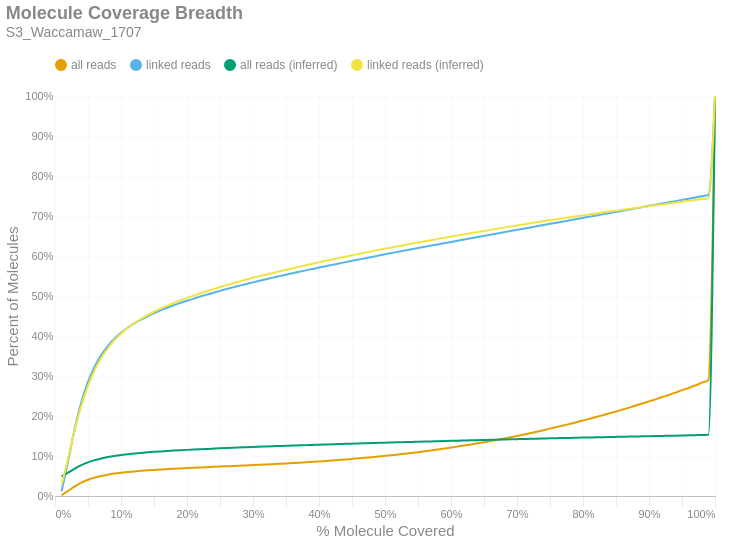

The code cell stored with this chart in its notebook:
### Markdown cell above
### Molecule Read Coverage
This chart shows molecule coverage breadth as computed by the number of bases aligned to that molecule. In other words, "*how much of each unique long molecule is actually sequenced/aligned?*" Keep in mind there is a distinction between sequences and alignments, since some sequences belonging to a particular molecule may not align well and wouldn't appear in the alignment data. This chart also shows molecule coverage breadth as computed by the *inferred fragment* from which the aligned sequences originate. Unlike read coverage, this calculation takes into account the total insert size, including unsequenced gaps between the forward and reverse reads. Like the previous figures, these are cumulative percents.

### Code cell
if SKIPLR:
    print_html(f"Skipped")
else:
    binned_df = consolidated_hist(valids['coverage_bp'], mask, 0.01, True)
    binned_df_inf = consolidated_hist(valids['coverage_inserts'], mask, 0.01, True)
    binned_df = binned_df.with_columns(pl.lit(binned_df_inf['all reads (cumsum)']).alias('all reads (inferred)'))
    binned_df = binned_df.with_columns(pl.lit(binned_df_inf['linked reads (cumsum)']).alias('linked reads (inferred)'))
    binned_df = binned_df.with_columns(
        (pl.col('bin').cast(pl.Float64) + 0.01).alias('right_edge')
    )

    with SafeRender(binned_df):
        (
            density_plot(binned_df, 'Molecule Coverage Breadth', samplename, 'molcov', ['all reads (inferred)','linked reads (inferred)'])
            .encode(
                #x=alt.X('bin:Q', title="% Molecule Covered").axis(format = '%').scale(padding=0),
                x=alt.X('right_edge:Q', title="% Molecule Covered").axis(format='%').scale(padding=0),
                y=alt.Y('value:Q', title='Percent of Molecules')
                    .axis(format='%')
                    .stack(False)
                    .scale(domainMin=0, padding=0),
                color=alt.Color("key:N").scale(domain = ["all reads", "linked reads", "all reads (inferred)", "linked reads (inferred)"]),
                tooltip = [
                    alt.Tooltip("key:N", title = "Data Type"),
                    alt.Tooltip("range_label:N", title="% Molecule Covered"),
                    alt.Tooltip("value:Q", format = ".2%", title="% Molecules")
                ]
            )
        ).display()

### Figure 1 — Vega-Lite specification as saved in the notebook (floating-point values rounded to 4 significant figures)
{"width": "container", "height": 400, "config": {"title": {"anchor": "start", "dy": -15, "fontSize": 18, "color": "#888888", "subtitleColor": "#888888", "subtitleFontSize": 14}, "arc": {"fill": "#0072B2"}, "axis": {"domainColor": "#888888", "domainWidth": 0.5, "gridWidth": 0.2, "grid": false, "titleFontWeight": 400, "titleFontSize": 15, "labelFontSize": 11, "labelColor": "#888888", "tickColor": "#888888", "tickWidth": 0.2, "titleColor": "#888888"}, "axisBand": {"grid": false}, "axisX": {"grid": true, "tickSize": 10, "domainCap": "round"}, "axisY": {"domain": false, "grid": true, "tickSize": 0, "domainCap": "round"}, "background": "transparent", "header": {"labelFontSize": 15, "labelColor": "#888888", "titleFontSize": 15, "titleFontWeight": 600, "titleColor": "#888888"}, "legend": {"labelFont": "sans-serif", "labelFontSize": 12, "labelColor": "#888888", "symbolSize": 100, "symbolType": "circle", "titleFontSize": 12, "titlePadding": 10, "titleColor": "#888888", "title": null, "orient": "top"}, "range": {"category": ["#E69F00", "#56B4E9", "#009E73", "#F0E442", "#0072B2", "#D55E00", "#CC79A7", "#000000"], "diverging": ["#cfe8f3", "#a2d4ec", "#73bfe2", "#46abdb", "#1696d2", "#12719e"]}, "area": {"fill": "#0072B2", "fillOpacity": 0.7, "line": true, "strokeOpacity": 0.7}, "line": {"color": "#0072B2", "stroke": "#0072B2", "strokeWidth": 2}, "trail": {"color": "#0072B2", "stroke": "#0072B2", "strokeWidth": 0, "size": 1}, "point": {"filled": true, "fillOpacity": 1.0, "size": 95}, "text": {"color": "#888888", "fontSize": 11, "align": "right", "fontWeight": 400, "size": 11}, "bar": {"fill": "#0072B2", "stroke": null}, "view": {"stroke": null, "continuousWidth": 660, "continuousHeight": 400}}, "data": {"name": "data-65de6c630e8d6c97abe95ca2acec1628"}, "mark": {"type": "line", "interpolate": "monotone", "point": {"opacity": 0, "size": 275}}, "encoding": {"color": {"field": "key", "scale": {"domain": ["all reads", "linked reads", "all reads (inferred)", "linked reads (inferred)"]}, "type": "nominal"}, "tooltip": [{"field": "key", "title": "Data Type", "type": "nominal"}, {"field": "range_label", "title": "% Molecule Covered", "type": "nominal"}, {"field": "value", "format": ".2%", "title": "% Molecules", "type": "quantitative"}], "x": {"axis": {"format": "%"}, "field": "right_edge", "scale": {"padding": 0}, "title": "% Molecule Covered", "type": "quantitative"}, "y": {"axis": {"format": "%"}, "field": "value", "scale": {"domainMin": 0, "padding": 0}, "stack": false, "title": "Percent of Molecules", "type": "quantitative"}}, "params": [{"name": "param_c36ac31b6afebe62", "select": {"type": "point", "fields": ["key"]}, "bind": "legend"}], "title": {"text": "Molecule Coverage Breadth", "subtitle": "S3_Waccamaw_1707"}, "transform": [{"fold": ["all reads (cumsum)", "linked reads (cumsum)", "all reads (inferred)", "linked reads (inferred)"]}, {"calculate": "replace(datum.key, ' (cumsum)', '')", "as": "key"}, {"filter": {"param": "param_c36ac31b6afebe62"}}], "usermeta": {"embedOptions": {"downloadFileName": "S3_Waccamaw_1707.molcov"}}, "$schema": "https://vega.github.io/schema/vega-lite/v6.1.0.json", "datasets": {"data-65de6c630e8d6c97abe95ca2acec1628": [{"bin": "0.0", "interval": "0.0-0.01", "all reads": 0.001807, "linked reads": 0.0117, "all reads (cumsum)": 0.001807, "linked reads (cumsum)": 0.0117, "range_label": "0.0-0.01", "all reads (inferred)": 0.04909, "linked reads (inferred)": 0.02791, "right_edge": 0.01}, {"bin": "0.01", "interval": "0.01-0.02", "all reads": 0.01093, "linked reads": 0.07644, "all reads (cumsum)": 0.01273, "linked reads (cumsum)": 0.08814, "range_label": "0.01-0.02", "all reads (inferred)": 0.05851, "linked reads (inferred)": 0.09416, "right_edge": 0.02}, {"bin": "0.02", "interval": "0.02-0.03", "all reads": 0.01149, "linked reads": 0.08116, "all reads (cumsum)": 0.02422, "linked reads (cumsum)": 0.1693, "range_label": "0.02-0.03", "all reads (inferred)": 0.06865, "linked reads (inferred)": 0.166, "right_edge": 0.03}, {"bin": "0.03", "interval": "0.03-0.04", "all reads": 0.009337, "linked reads": 0.06595, "all reads (cumsum)": 0.03356, "linked reads (cumsum)": 0.2352, "range_label": "0.03-0.04", "all reads (inferred)": 0.07723, "linked reads (inferred)": 0.2269, "right_edge": 0.04}, {"bin": "0.04", "interval": "0.04-0.05", "all reads": 0.007075, "linked reads": 0.04992, "all reads (cumsum)": 0.04064, "linked reads (cumsum)": 0.2852, "range_label": "0.04-0.05", "all reads (inferred)": 0.08413, "linked reads (inferred)": 0.2757, "right_edge": 0.05}, {"bin": "0.05", "interval": "0.05-0.06", "all reads": 0.005392, "linked reads": 0.03802, "all reads (cumsum)": 0.04603, "linked reads (cumsum)": 0.3232, "range_label": "0.05-0.06", "all reads (inferred)": 0.08959, "linked reads (inferred)": 0.3142, "right_edge": 0.06}, {"bin": "0.06", "interval": "0.06-0.07", "all reads": 0.004128, "linked reads": 0.02904, "all reads (cumsum)": 0.05016, "linked reads (cumsum)": 0.3522, "range_label": "0.06-0.07", "all reads (inferred)": 0.0939, "linked reads (inferred)": 0.3448, "right_edge": 0.07}, {"bin": "0.07", "interval": "0.07-0.08", "all reads": 0.00324, "linked reads": 0.02275, "all reads (cumsum)": 0.0534, "linked reads (cumsum)": 0.375, "range_label": "0.07-0.08", "all reads (inferred)": 0.09739, "linked reads (inferred)": 0.3694, "right_edge": 0.08}, {"bin": "0.08", "interval": "0.08-0.09", "all reads": 0.002569, "linked reads": 0.01798, "all reads (cumsum)": 0.05596, "linked reads (cumsum)": 0.393, "range_label": "0.08-0.09", "all reads (inferred)": 0.1002, "linked reads (inferred)": 0.3895, "right_edge": 0.09}, {"bin": "0.09", "interval": "0.09-0.1", "all reads": 0.002158, "linked reads": 0.01505, "all reads (cumsum)": 0.05812, "linked reads (cumsum)": 0.408, "range_label": "0.09-0.1", "all reads (inferred)": 0.1025, "linked reads (inferred)": 0.4057, "right_edge": 0.1}, {"bin": "0.1", "interval": "0.1-0.11", "all reads": 0.001816, "linked reads": 0.01265, "all reads (cumsum)": 0.05994, "linked reads (cumsum)": 0.4207, "range_label": "0.1-0.11", "all reads (inferred)": 0.1045, "linked reads (inferred)": 0.4197, "right_edge": 0.11}, {"bin": "0.11", "interval": "0.11-0.12", "all reads": 0.00156, "linked reads": 0.01082, "all reads (cumsum)": 0.0615, "linked reads (cumsum)": 0.4315, "range_label": "0.11-0.12", "all reads (inferred)": 0.1062, "linked reads (inferred)": 0.4319, "right_edge": 0.12}, {"bin": "0.12", "interval": "0.12-0.13", "all reads": 0.001357, "linked reads": 0.009397, "all reads (cumsum)": 0.06286, "linked reads (cumsum)": 0.4409, "range_label": "0.12-0.13", "all reads (inferred)": 0.1078, "linked reads (inferred)": 0.4425, "right_edge": 0.13}, {"bin": "0.13", "interval": "0.13-0.14", "all reads": 0.001235, "linked reads": 0.008519, "all reads (cumsum)": 0.06409, "linked reads (cumsum)": 0.4494, "range_label": "0.13-0.14", "all reads (inferred)": 0.1091, "linked reads (inferred)": 0.452, "right_edge": 0.14}, {"bin": "0.14", "interval": "0.14-0.15", "all reads": 0.001114, "linked reads": 0.007639, "all reads (cumsum)": 0.0652, "linked reads (cumsum)": 0.457, "range_label": "0.14-0.15", "all reads (inferred)": 0.1104, "linked reads (inferred)": 0.4606, "right_edge": 0.15}, {"bin": "0.15", "interval": "0.15-0.16", "all reads": 0.001049, "linked reads": 0.007173, "all reads (cumsum)": 0.06625, "linked reads (cumsum)": 0.4642, "range_label": "0.15-0.16", "all reads (inferred)": 0.1115, "linked reads (inferred)": 0.4686, "right_edge": 0.16}, {"bin": "0.16", "interval": "0.16-0.17", "all reads": 0.000945, "linked reads": 0.006418, "all reads (cumsum)": 0.0672, "linked reads (cumsum)": 0.4706, "range_label": "0.16-0.17", "all reads (inferred)": 0.1125, "linked reads (inferred)": 0.4758, "right_edge": 0.17}, {"bin": "0.17", "interval": "0.17-0.18", "all reads": 0.0009132, "linked reads": 0.006174, "all reads (cumsum)": 0.06811, "linked reads (cumsum)": 0.4768, "range_label": "0.17-0.18", "all reads (inferred)": 0.1135, "linked reads (inferred)": 0.4826, "right_edge": 0.18}, {"bin": "0.18", "interval": "0.18-0.19", "all reads": 0.0008596, "linked reads": 0.00578, "all reads (cumsum)": 0.06897, "linked reads (cumsum)": 0.4826, "range_label": "0.18-0.19", "all reads (inferred)": 0.1144, "linked reads (inferred)": 0.4891, "right_edge": 0.19}, {"bin": "0.19", "interval": "0.19-0.2", "all reads": 0.0008347, "linked reads": 0.005615, "all reads (cumsum)": 0.06981, "linked reads (cumsum)": 0.4882, "range_label": "0.19-0.2", "all reads (inferred)": 0.1153, "linked reads (inferred)": 0.4952, "right_edge": 0.2}, {"bin": "0.2", "interval": "0.2-0.21", "all reads": 0.0007896, "linked reads": 0.005237, "all reads (cumsum)": 0.0706, "linked reads (cumsum)": 0.4934, "range_label": "0.2-0.21", "all reads (inferred)": 0.1162, "linked reads (inferred)": 0.5011, "right_edge": 0.21}, {"bin": "0.21", "interval": "0.21-0.22", "all reads": 0.0007776, "linked reads": 0.005144, "all reads (cumsum)": 0.07137, "linked reads (cumsum)": 0.4986, "range_label": "0.21-0.22", "all reads (inferred)": 0.117, "linked reads (inferred)": 0.5067, "right_edge": 0.22}, {"bin": "0.22", "interval": "0.22-0.23", "all reads": 0.0007413, "linked reads": 0.004853, "all reads (cumsum)": 0.07211, "linked reads (cumsum)": 0.5034, "range_label": "0.22-0.23", "all reads (inferred)": 0.1177, "linked reads (inferred)": 0.512, "right_edge": 0.23}, {"bin": "0.23", "interval": "0.23-0.24", "all reads": 0.0007497, "linked reads": 0.004798, "all reads (cumsum)": 0.07286, "linked reads (cumsum)": 0.5082, "range_label": "0.23-0.24", "all reads (inferred)": 0.1185, "linked reads (inferred)": 0.5172, "right_edge": 0.24}, {"bin": "0.24", "interval": "0.24-0.25", "all reads": 0.0007309, "linked reads": 0.00467, "all reads (cumsum)": 0.0736, "linked reads (cumsum)": 0.5129, "range_label": "0.24-0.25", "all reads (inferred)": 0.1192, "linked reads (inferred)": 0.5223, "right_edge": 0.25}, {"bin": "0.25", "interval": "0.25-0.26", "all reads": 0.0007138, "linked reads": 0.004489, "all reads (cumsum)": 0.07431, "linked reads (cumsum)": 0.5174, "range_label": "0.25-0.26", "all reads (inferred)": 0.1199, "linked reads (inferred)": 0.5272, "right_edge": 0.26}, {"bin": "0.26", "interval": "0.26-0.27", "all reads": 0.000688, "linked reads": 0.004192, "all reads (cumsum)": 0.075, "linked reads (cumsum)": 0.5216, "range_label": "0.26-0.27", "all reads (inferred)": 0.1206, "linked reads (inferred)": 0.5319, "right_edge": 0.27}, {"bin": "0.27", "interval": "0.27-0.28", "all reads": 0.0007285, "linked reads": 0.004305, "all reads (cumsum)": 0.07573, "linked reads (cumsum)": 0.5259, "range_label": "0.27-0.28", "all reads (inferred)": 0.1213, "linked reads (inferred)": 0.5365, "right_edge": 0.28}, {"bin": "0.28", "interval": "0.28-0.29", "all reads": 0.0007309, "linked reads": 0.004125, "all reads (cumsum)": 0.07646, "linked reads (cumsum)": 0.53, "range_label": "0.28-0.29", "all reads (inferred)": 0.122, "linked reads (inferred)": 0.5412, "right_edge": 0.29}, {"bin": "0.29", "interval": "0.29-0.3", "all reads": 0.0007586, "linked reads": 0.004032, "all reads (cumsum)": 0.07722, "linked reads (cumsum)": 0.534, "range_label": "0.29-0.3", "all reads (inferred)": 0.1226, "linked reads (inferred)": 0.5456, "right_edge": 0.3}, {"bin": "0.3", "interval": "0.3-0.31", "all reads": 0.0007984, "linked reads": 0.00407, "all reads (cumsum)": 0.07801, "linked reads (cumsum)": 0.5381, "range_label": "0.3-0.31", "all reads (inferred)": 0.1232, "linked reads (inferred)": 0.5496, "right_edge": 0.31}, {"bin": "0.31", "interval": "0.31-0.32", "all reads": 0.000824, "linked reads": 0.003955, "all reads (cumsum)": 0.07884, "linked reads (cumsum)": 0.5421, "range_label": "0.31-0.32", "all reads (inferred)": 0.1238, "linked reads (inferred)": 0.5537, "right_edge": 0.32}, {"bin": "0.32", "interval": "0.32-0.33", "all reads": 0.0008475, "linked reads": 0.003917, "all reads (cumsum)": 0.07968, "linked reads (cumsum)": 0.546, "range_label": "0.32-0.33", "all reads (inferred)": 0.1244, "linked reads (inferred)": 0.5577, "right_edge": 0.33}, {"bin": "0.33", "interval": "0.33-0.34", "all reads": 0.000853, "linked reads": 0.003643, "all reads (cumsum)": 0.08054, "linked reads (cumsum)": 0.5496, "range_label": "0.33-0.34", "all reads (inferred)": 0.1249, "linked reads (inferred)": 0.5616, "right_edge": 0.34}, {"bin": "0.34", "interval": "0.34-0.35", "all reads": 0.0009021, "linked reads": 0.003693, "all reads (cumsum)": 0.08144, "linked reads (cumsum)": 0.5533, "range_label": "0.34-0.35", "all reads (inferred)": 0.1255, "linked reads (inferred)": 0.5655, "right_edge": 0.35}, {"bin": "0.35", "interval": "0.35-0.36", "all reads": 0.0009371, "linked reads": 0.003747, "all reads (cumsum)": 0.08238, "linked reads (cumsum)": 0.5571, "range_label": "0.35-0.36", "all reads (inferred)": 0.1261, "linked reads (inferred)": 0.5695, "right_edge": 0.36}, {"bin": "0.36", "interval": "0.36-0.37", "all reads": 0.0009587, "linked reads": 0.003548, "all reads (cumsum)": 0.08334, "linked reads (cumsum)": 0.5606, "range_label": "0.36-0.37", "all reads (inferred)": 0.1266, "linked reads (inferred)": 0.5732, "right_edge": 0.37}, {"bin": "0.37", "interval": "0.37-0.38", "all reads": 0.0009852, "linked reads": 0.003429, "all reads (cumsum)": 0.08432, "linked reads (cumsum)": 0.564, "range_label": "0.37-0.38", "all reads (inferred)": 0.1272, "linked reads (inferred)": 0.5769, "right_edge": 0.38}, {"bin": "0.38", "interval": "0.38-0.39", "all reads": 0.001035, "linked reads": 0.003485, "all reads (cumsum)": 0.08536, "linked reads (cumsum)": 0.5675, "range_label": "0.38-0.39", "all reads (inferred)": 0.1277, "linked reads (inferred)": 0.5806, "right_edge": 0.39}, {"bin": "0.39", "interval": "0.39-0.4", "all reads": 0.00109, "linked reads": 0.003537, "all reads (cumsum)": 0.08645, "linked reads (cumsum)": 0.5711, "range_label": "0.39-0.4", "all reads (inferred)": 0.1283, "linked reads (inferred)": 0.5843, "right_edge": 0.4}, {"bin": "0.4", "interval": "0.4-0.41", "all reads": 0.001124, "linked reads": 0.003354, "all reads (cumsum)": 0.08757, "linked reads (cumsum)": 0.5744, "range_label": "0.4-0.41", "all reads (inferred)": 0.1288, "linked reads (inferred)": 0.5879, "right_edge": 0.41}, {"bin": "0.41", "interval": "0.41-0.42", "all reads": 0.001193, "linked reads": 0.003435, "all reads (cumsum)": 0.08876, "linked reads (cumsum)": 0.5779, "range_label": "0.41-0.42", "all reads (inferred)": 0.1293, "linked reads (inferred)": 0.5914, "right_edge": 0.42}, {"bin": "0.42", "interval": "0.42-0.43", "all reads": 0.001238, "linked reads": 0.003349, "all reads (cumsum)": 0.09, "linked reads (cumsum)": 0.5812, "range_label": "0.42-0.43", "all reads (inferred)": 0.1298, "linked reads (inferred)": 0.5947, "right_edge": 0.43}, {"bin": "0.43", "interval": "0.43-0.44", "all reads": 0.001324, "linked reads": 0.003429, "all reads (cumsum)": 0.09132, "linked reads (cumsum)": 0.5846, "range_label": "0.43-0.44", "all reads (inferred)": 0.1304, "linked reads (inferred)": 0.5983, "right_edge": 0.44}, {"bin": "0.44", "interval": "0.44-0.45", "all reads": 0.001371, "linked reads": 0.003323, "all reads (cumsum)": 0.09269, "linked reads (cumsum)": 0.588, "range_label": "0.44-0.45", "all reads (inferred)": 0.1309, "linked reads (inferred)": 0.6017, "right_edge": 0.45}, {"bin": "0.45", "interval": "0.45-0.46", "all reads": 0.001395, "linked reads": 0.003282, "all reads (cumsum)": 0.09409, "linked reads (cumsum)": 0.5912, "range_label": "0.45-0.46", "all reads (inferred)": 0.1314, "linked reads (inferred)": 0.605, "right_edge": 0.46}, {"bin": "0.46", "interval": "0.46-0.47", "all reads": 0.00145, "linked reads": 0.003273, "all reads (cumsum)": 0.09554, "linked reads (cumsum)": 0.5945, "range_label": "0.46-0.47", "all reads (inferred)": 0.1319, "linked reads (inferred)": 0.6084, "right_edge": 0.47}, {"bin": "0.47", "interval": "0.47-0.48", "all reads": 0.00154, "linked reads": 0.003216, "all reads (cumsum)": 0.09708, "linked reads (cumsum)": 0.5977, "range_label": "0.47-0.48", "all reads (inferred)": 0.1324, "linked reads (inferred)": 0.6118, "right_edge": 0.48}, {"bin": "0.48", "interval": "0.48-0.49", "all reads": 0.001537, "linked reads": 0.003169, "all reads (cumsum)": 0.09862, "linked reads (cumsum)": 0.6009, "range_label": "0.48-0.49", "all reads (inferred)": 0.1329, "linked reads (inferred)": 0.6151, "right_edge": 0.49}, {"bin": "0.49", "interval": "0.49-0.5", "all reads": 0.001755, "linked reads": 0.003378, "all reads (cumsum)": 0.1004, "linked reads (cumsum)": 0.6043, "range_label": "0.49-0.5", "all reads (inferred)": 0.1334, "linked reads (inferred)": 0.6185, "right_edge": 0.5}, {"bin": "0.5", "interval": "0.5-0.51", "all reads": 0.001573, "linked reads": 0.003026, "all reads (cumsum)": 0.1019, "linked reads (cumsum)": 0.6073, "range_label": "0.5-0.51", "all reads (inferred)": 0.1338, "linked reads (inferred)": 0.6214, "right_edge": 0.51}, {"bin": "0.51", "interval": "0.51-0.52", "all reads": 0.001838, "linked reads": 0.003129, "all reads (cumsum)": 0.1038, "linked reads (cumsum)": 0.6104, "range_label": "0.51-0.52", "all reads (inferred)": 0.1343, "linked reads (inferred)": 0.6246, "right_edge": 0.52}, {"bin": "0.52", "interval": "0.52-0.53", "all reads": 0.001858, "linked reads": 0.003089, "all reads (cumsum)": 0.1056, "linked reads (cumsum)": 0.6135, "range_label": "0.52-0.53", "all reads (inferred)": 0.1348, "linked reads (inferred)": 0.6277, "right_edge": 0.53}, {"bin": "0.53", "interval": "0.53-0.54", "all reads": 0.001973, "linked reads": 0.003205, "all reads (cumsum)": 0.1076, "linked reads (cumsum)": 0.6167, "range_label": "0.53-0.54", "all reads (inferred)": 0.1352, "linked reads (inferred)": 0.6307, "right_edge": 0.54}, {"bin": "0.54", "interval": "0.54-0.55", "all reads": 0.002013, "linked reads": 0.003048, "all reads (cumsum)": 0.1096, "linked reads (cumsum)": 0.6198, "range_label": "0.54-0.55", "all reads (inferred)": 0.1357, "linked reads (inferred)": 0.6338, "right_edge": 0.55}, {"bin": "0.55", "interval": "0.55-0.56", "all reads": 0.002151, "linked reads": 0.00313, "all reads (cumsum)": 0.1118, "linked reads (cumsum)": 0.6229, "range_label": "0.55-0.56", "all reads (inferred)": 0.1361, "linked reads (inferred)": 0.6367, "right_edge": 0.56}, {"bin": "0.56", "interval": "0.56-0.57", "all reads": 0.002234, "linked reads": 0.003158, "all reads (cumsum)": 0.114, "linked reads (cumsum)": 0.6261, "range_label": "0.56-0.57", "all reads (inferred)": 0.1366, "linked reads (inferred)": 0.6396, "right_edge": 0.57}, {"bin": "0.57", "interval": "0.57-0.58", "all reads": 0.002235, "linked reads": 0.00289, "all reads (cumsum)": 0.1162, "linked reads (cumsum)": 0.629, "range_label": "0.57-0.58", "all reads (inferred)": 0.137, "linked reads (inferred)": 0.6426, "right_edge": 0.58}, {"bin": "0.58", "interval": "0.58-0.59", "all reads": 0.002373, "linked reads": 0.003144, "all reads (cumsum)": 0.1186, "linked reads (cumsum)": 0.6321, "range_label": "0.58-0.59", "all reads (inferred)": 0.1375, "linked reads (inferred)": 0.6456, "right_edge": 0.59}, {"bin": "0.59", "interval": "0.59-0.6", "all reads": 0.002471, "linked reads": 0.003149, "all reads (cumsum)": 0.1211, "linked reads (cumsum)": 0.6352, "range_label": "0.59-0.6", "all reads (inferred)": 0.1379, "linked reads (inferred)": 0.6486, "right_edge": 0.6}, {"bin": "0.6", "interval": "0.6-0.61", "all reads": 0.002458, "linked reads": 0.003088, "all reads (cumsum)": 0.1235, "linked reads (cumsum)": 0.6383, "range_label": "0.6-0.61", "all reads (inferred)": 0.1383, "linked reads (inferred)": 0.6513, "right_edge": 0.61}, {"bin": "0.61", "interval": "0.61-0.62", "all reads": 0.002604, "linked reads": 0.003003, "all reads (cumsum)": 0.1262, "linked reads (cumsum)": 0.6413, "range_label": "0.61-0.62", "all reads (inferred)": 0.1388, "linked reads (inferred)": 0.6542, "right_edge": 0.62}, {"bin": "0.62", "interval": "0.62-0.63", "all reads": 0.002683, "linked reads": 0.002968, "all reads (cumsum)": 0.1288, "linked reads (cumsum)": 0.6443, "range_label": "0.62-0.63", "all reads (inferred)": 0.1392, "linked reads (inferred)": 0.657, "right_edge": 0.63}, {"bin": "0.63", "interval": "0.63-0.64", "all reads": 0.002823, "linked reads": 0.003026, "all reads (cumsum)": 0.1317, "linked reads (cumsum)": 0.6473, "range_label": "0.63-0.64", "all reads (inferred)": 0.1396, "linked reads (inferred)": 0.6597, "right_edge": 0.64}, {"bin": "0.64", "interval": "0.64-0.65", "all reads": 0.002811, "linked reads": 0.002944, "all reads (cumsum)": 0.1345, "linked reads (cumsum)": 0.6503, "range_label": "0.64-0.65", "all reads (inferred)": 0.14, "linked reads (inferred)": 0.6625, "right_edge": 0.65}, {"bin": "0.65", "interval": "0.65-0.66", "all reads": 0.003044, "linked reads": 0.00301, "all reads (cumsum)": 0.1375, "linked reads (cumsum)": 0.6533, "range_label": "0.65-0.66", "all reads (inferred)": 0.1405, "linked reads (inferred)": 0.6653, "right_edge": 0.66}, {"bin": "0.66", "interval": "0.66-0.67", "all reads": 0.002992, "linked reads": 0.003025, "all reads (cumsum)": 0.1405, "linked reads (cumsum)": 0.6563, "range_label": "0.66-0.67", "all reads (inferred)": 0.1409, "linked reads (inferred)": 0.6681, "right_edge": 0.67}, {"bin": "0.67", "interval": "0.67-0.68", "all reads": 0.003143, "linked reads": 0.002945, "all reads (cumsum)": 0.1436, "linked reads (cumsum)": 0.6593, "range_label": "0.67-0.68", "all reads (inferred)": 0.1413, "linked reads (inferred)": 0.6709, "right_edge": 0.68}, {"bin": "0.68", "interval": "0.68-0.69", "all reads": 0.003203, "linked reads": 0.002999, "all reads (cumsum)": 0.1469, "linked reads (cumsum)": 0.6623, "range_label": "0.68-0.69", "all reads (inferred)": 0.1417, "linked reads (inferred)": 0.6736, "right_edge": 0.69}, {"bin": "0.69", "interval": "0.69-0.7", "all reads": 0.003336, "linked reads": 0.00304, "all reads (cumsum)": 0.1502, "linked reads (cumsum)": 0.6653, "range_label": "0.69-0.7", "all reads (inferred)": 0.1421, "linked reads (inferred)": 0.6763, "right_edge": 0.7}, {"bin": "0.7", "interval": "0.7-0.71", "all reads": 0.00337, "linked reads": 0.002922, "all reads (cumsum)": 0.1536, "linked reads (cumsum)": 0.6682, "range_label": "0.7-0.71", "all reads (inferred)": 0.1425, "linked reads (inferred)": 0.679, "right_edge": 0.71}, {"bin": "0.71", "interval": "0.71-0.72", "all reads": 0.003513, "linked reads": 0.003008, "all reads (cumsum)": 0.1571, "linked reads (cumsum)": 0.6712, "range_label": "0.71-0.72", "all reads (inferred)": 0.1429, "linked reads (inferred)": 0.6816, "right_edge": 0.72}, {"bin": "0.72", "interval": "0.72-0.73", "all reads": 0.003706, "linked reads": 0.003062, "all reads (cumsum)": 0.1608, "linked reads (cumsum)": 0.6743, "range_label": "0.72-0.73", "all reads (inferred)": 0.1433, "linked reads (inferred)": 0.6843, "right_edge": 0.73}, {"bin": "0.73", "interval": "0.73-0.74", "all reads": 0.003689, "linked reads": 0.003071, "all reads (cumsum)": 0.1645, "linked reads (cumsum)": 0.6774, "range_label": "0.73-0.74", "all reads (inferred)": 0.1437, "linked reads (inferred)": 0.6869, "right_edge": 0.74}, {"bin": "0.74", "interval": "0.74-0.75", "all reads": 0.003993, "linked reads": 0.0031, "all reads (cumsum)": 0.1685, "linked reads (cumsum)": 0.6805, "range_label": "0.74-0.75", "all reads (inferred)": 0.1442, "linked reads (inferred)": 0.6896, "right_edge": 0.75}, {"bin": "0.75", "interval": "0.75-0.76", "all reads": 0.003806, "linked reads": 0.002849, "all reads (cumsum)": 0.1723, "linked reads (cumsum)": 0.6833, "range_label": "0.75-0.76", "all reads (inferred)": 0.1445, "linked reads (inferred)": 0.692, "right_edge": 0.76}, {"bin": "0.76", "interval": "0.76-0.77", "all reads": 0.003975, "linked reads": 0.003023, "all reads (cumsum)": 0.1762, "linked reads (cumsum)": 0.6863, "range_label": "0.76-0.77", "all reads (inferred)": 0.1449, "linked reads (inferred)": 0.6944, "right_edge": 0.77}, {"bin": "0.77", "interval": "0.77-0.78", "all reads": 0.004015, "linked reads": 0.002973, "all reads (cumsum)": 0.1803, "linked reads (cumsum)": 0.6893, "range_label": "0.77-0.78", "all reads (inferred)": 0.1453, "linked reads (inferred)": 0.6968, "right_edge": 0.78}, {"bin": "0.78", "interval": "0.78-0.79", "all reads": 0.004135, "linked reads": 0.003017, "all reads (cumsum)": 0.1844, "linked reads (cumsum)": 0.6923, "range_label": "0.78-0.79", "all reads (inferred)": 0.1456, "linked reads (inferred)": 0.6992, "right_edge": 0.79}, {"bin": "0.79", "interval": "0.79-0.8", "all reads": 0.004447, "linked reads": 0.0031, "all reads (cumsum)": 0.1888, "linked reads (cumsum)": 0.6954, "range_label": "0.79-0.8", "all reads (inferred)": 0.146, "linked reads (inferred)": 0.7016, "right_edge": 0.8}, {"bin": "0.8", "interval": "0.8-0.81", "all reads": 0.004172, "linked reads": 0.002979, "all reads (cumsum)": 0.193, "linked reads (cumsum)": 0.6984, "range_label": "0.8-0.81", "all reads (inferred)": 0.1463, "linked reads (inferred)": 0.7039, "right_edge": 0.81}, {"bin": "0.81", "interval": "0.81-0.82", "all reads": 0.004422, "linked reads": 0.002965, "all reads (cumsum)": 0.1974, "linked reads (cumsum)": 0.7014, "range_label": "0.81-0.82", "all reads (inferred)": 0.1467, "linked reads (inferred)": 0.7062, "right_edge": 0.82}, {"bin": "0.82", "interval": "0.82-0.83", "all reads": 0.004639, "linked reads": 0.00297, "all reads (cumsum)": 0.2021, "linked reads (cumsum)": 0.7043, "range_label": "0.82-0.83", "all reads (inferred)": 0.1471, "linked reads (inferred)": 0.7087, "right_edge": 0.83}, {"bin": "0.83", "interval": "0.83-0.84", "all reads": 0.004599, "linked reads": 0.002977, "all reads (cumsum)": 0.2067, "linked reads (cumsum)": 0.7073, "range_label": "0.83-0.84", "all reads (inferred)": 0.1474, "linked reads (inferred)": 0.711, "right_edge": 0.84}, {"bin": "0.84", "interval": "0.84-0.85", "all reads": 0.004643, "linked reads": 0.002928, "all reads (cumsum)": 0.2113, "linked reads (cumsum)": 0.7102, "range_label": "0.84-0.85", "all reads (inferred)": 0.1478, "linked reads (inferred)": 0.7133, "right_edge": 0.85}, {"bin": "0.85", "interval": "0.85-0.86", "all reads": 0.004852, "linked reads": 0.003088, "all reads (cumsum)": 0.2162, "linked reads (cumsum)": 0.7133, "range_label": "0.85-0.86", "all reads (inferred)": 0.1481, "linked reads (inferred)": 0.7156, "right_edge": 0.86}, {"bin": "0.86", "interval": "0.86-0.87", "all reads": 0.004872, "linked reads": 0.003008, "all reads (cumsum)": 0.221, "linked reads (cumsum)": 0.7163, "range_label": "0.86-0.87", "all reads (inferred)": 0.1485, "linked reads (inferred)": 0.7178, "right_edge": 0.87}, {"bin": "0.87", "interval": "0.87-0.88", "all reads": 0.005083, "linked reads": 0.00306, "all reads (cumsum)": 0.2261, "linked reads (cumsum)": 0.7194, "range_label": "0.87-0.88", "all reads (inferred)": 0.1488, "linked reads (inferred)": 0.7201, "right_edge": 0.88}, {"bin": "0.88", "interval": "0.88-0.89", "all reads": 0.005059, "linked reads": 0.002912, "all reads (cumsum)": 0.2312, "linked reads (cumsum)": 0.7223, "range_label": "0.88-0.89", "all reads (inferred)": 0.1491, "linked reads (inferred)": 0.7222, "right_edge": 0.89}, {"bin": "0.89", "interval": "0.89-0.9", "all reads": 0.005352, "linked reads": 0.00306, "all reads (cumsum)": 0.2365, "linked reads (cumsum)": 0.7254, "range_label": "0.89-0.9", "all reads (inferred)": 0.1495, "linked reads (inferred)": 0.7246, "right_edge": 0.9}, {"bin": "0.9", "interval": "0.9-0.91", "all reads": 0.00509, "linked reads": 0.002884, "all reads (cumsum)": 0.2416, "linked reads (cumsum)": 0.7283, "range_label": "0.9-0.91", "all reads (inferred)": 0.1499, "linked reads (inferred)": 0.7268, "right_edge": 0.91}, {"bin": "0.91", "interval": "0.91-0.92", "all reads": 0.005832, "linked reads": 0.00297, "all reads (cumsum)": 0.2475, "linked reads (cumsum)": 0.7312, "range_label": "0.91-0.92", "all reads (inferred)": 0.1502, "linked reads (inferred)": 0.729, "right_edge": 0.92}, {"bin": "0.92", "interval": "0.92-0.93", "all reads": 0.005208, "linked reads": 0.002922, "all reads (cumsum)": 0.2527, "linked reads (cumsum)": 0.7341, "range_label": "0.92-0.93", "all reads (inferred)": 0.1506, "linked reads (inferred)": 0.7312, "right_edge": 0.93}, {"bin": "0.93", "interval": "0.93-0.94", "all reads": 0.00566, "linked reads": 0.003054, "all reads (cumsum)": 0.2583, "linked reads (cumsum)": 0.7372, "range_label": "0.93-0.94", "all reads (inferred)": 0.1509, "linked reads (inferred)": 0.7334, "right_edge": 0.94}, {"bin": "0.94", "interval": "0.94-0.95", "all reads": 0.006251, "linked reads": 0.003092, "all reads (cumsum)": 0.2646, "linked reads (cumsum)": 0.7403, "range_label": "0.94-0.95", "all reads (inferred)": 0.1513, "linked reads (inferred)": 0.7356, "right_edge": 0.95}, {"bin": "0.95", "interval": "0.95-0.96", "all reads": 0.005344, "linked reads": 0.0031, "all reads (cumsum)": 0.2699, "linked reads (cumsum)": 0.7434, "range_label": "0.95-0.96", "all reads (inferred)": 0.1517, "linked reads (inferred)": 0.7379, "right_edge": 0.96}, {"bin": "0.96", "interval": "0.96-0.97", "all reads": 0.006298, "linked reads": 0.003011, "all reads (cumsum)": 0.2762, "linked reads (cumsum)": 0.7464, "range_label": "0.96-0.97", "all reads (inferred)": 0.152, "linked reads (inferred)": 0.7401, "right_edge": 0.97}, {"bin": "0.97", "interval": "0.97-0.98", "all reads": 0.007123, "linked reads": 0.002933, "all reads (cumsum)": 0.2833, "linked reads (cumsum)": 0.7493, "range_label": "0.97-0.98", "all reads (inferred)": 0.1525, "linked reads (inferred)": 0.7422, "right_edge": 0.98}, {"bin": "0.98", "interval": "0.98-0.99", "all reads": 0.006633, "linked reads": 0.003253, "all reads (cumsum)": 0.29, "linked reads (cumsum)": 0.7526, "range_label": "0.98-0.99", "all reads (inferred)": 0.1529, "linked reads (inferred)": 0.7435, "right_edge": 0.99}, {"bin": "0.99", "interval": "0.99-1.0", "all reads": 0.71, "linked reads": 0.2474, "all reads (cumsum)": 1.0, "linked reads (cumsum)": 1.0, "range_label": "0.99-1.0", "all reads (inferred)": 1.0, "linked reads (inferred)": 1.0, "right_edge": 1.0}]}}
